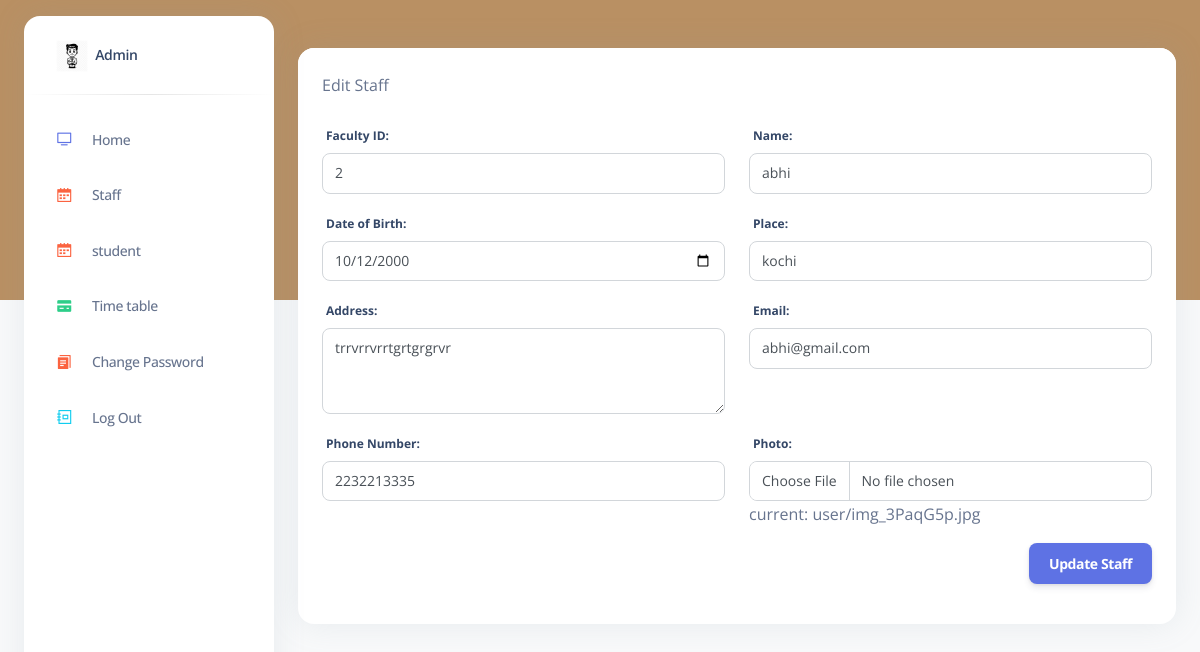
The page /editstaff/2/ on the database its author committed.
### adminapp/models.py (models this page shows)
class User(AbstractUser):
    is_fac= models.BooleanField(default=False)
    is_stud = models.BooleanField(default=False)
    phone_number = models.CharField(max_length=12,null=True,blank=True)
    dob=models.DateField(null=True,blank=True)
    place= models.CharField(max_length=100,null=True,blank=True)
    state = models.CharField(max_length=30,null=True,blank=True)
    image = models.ImageField(upload_to="user/",null=True,blank=True)
    semester=models.CharField(max_length=50,null=True,blank=True)
    address=models.CharField(max_length=150,null=True,blank=True)

### adminapp/views.py (the view, shortened to what this page needs)
# urls.py: path('editstaff/<int:faculty_id>/', views.edit_staff, name="editstaff"),
def edit_staff(request, faculty_id):
    faculty = get_object_or_404(User, id=faculty_id)
    return render(request, 'admin_app/pages/editstaff.html', {'faculty': faculty})

### templates/admin_app/pages/editstaff.html (shortened to what this page needs)
{% extends "admin_app/components/base.html" %}
{% load static %}
{% block content %}
{% include 'admin_app/components/header.html' %}
<div class="container-fluid py-4">
<div class="row">
    <div class="col-md-12">
        <div class="card">
            <div class="card-header pb-0">
                <div class="d-flex align-items-center">
                    <p class="mb-0">Edit Staff</p>
                </div>
            </div>
            <div class="card-body">
                <form method="post" enctype="multipart/form-data">
                    <div class="row">
                        <div class="col-md-6">
                            <div class="form-group">
                                <label for="id_fac_id" class="form-control-label">Faculty ID:</label>
                                <input type="text" name="fac_id" id="id_fac_id" class="form-control" value="{{ faculty.id }}" required>
                            </div>
                        </div>
                        <div class="col-md-6">
                            <div class="form-group">
                                <label for="id_name" class="form-control-label">Name:</label>
                                <input type="text" name="name" id="id_name" class="form-control" value="{{ faculty.username }}" required>
                            </div>
                        </div>
                        <div class="col-md-6">
                            <div class="form-group">
                                <label for="id_dob" class="form-control-label">Date of Birth:</label>
                                <input type="date" name="dob" id="id_dob" class="form-control" value="{{ faculty.dob|date:'Y-m-d' }}" required>
                            </div>
                        </div>
                        <div class="col-md-6">
                            <div class="form-group">
                                <label for="id_place" class="form-control-label">Place:</label>
                                <input type="text" name="place" id="id_place" class="form-control" value="{{ faculty.place }}" required>
                            </div>
                        </div>
                        <div class="col-md-6">
                            <div class="form-group">
                                <label for="id_address" class="form-control-label">Address:</label>
                                <textarea name="address" id="id_address" class="form-control" rows="3" required>{{ faculty.address }}</textarea>
                            </div>
                        </div>
                        <div class="col-md-6">
                            <div class="form-group">
                                <label for="id_email" class="form-control-label">Email:</label>
                                <input type="email" name="email" id="id_email" class="form-control" value="{{ faculty.email }}" required>
                            </div>
                        </div>
                        <div class="col-md-6">
                            <div class="form-group">
                                <label for="id_phoneno" class="form-control-label">Phone Number:</label>
                                <input type="tel" name="phoneno" id="id_phoneno" class="form-control" value="{{ faculty.phone_number }}" required>
                            </div>
                        </div>
                        <div class="col-md-6">
                            <div class="form-group">
                                <label for="id_photo" class="form-control-label">Photo:</label>
                                <input type="file" name="photo" id="id_photo" class="form-control" accept="image/*">
                                <p class="text-muted">current: {{ faculty.image }}</p>
                            </div>
                        </div>
                        <div class="col-md-12 d-flex justify-content-end">
                            <button class="btn btn-primary" type="submit">Update Staff</button>
                        </div>
                    </div>
                </form>
            </div>
        </div>
    </div>
</div>
{% endblock content %}

### rows shown on the page
User: fac_id "2", name "abhi", dob "10/12/2000", place "kochi", address "trrvrrvrrtgrtgrgrvr", email "abhi@gmail.com", phoneno "2232213335", image "user/img_3PaqG5p.jpg"
